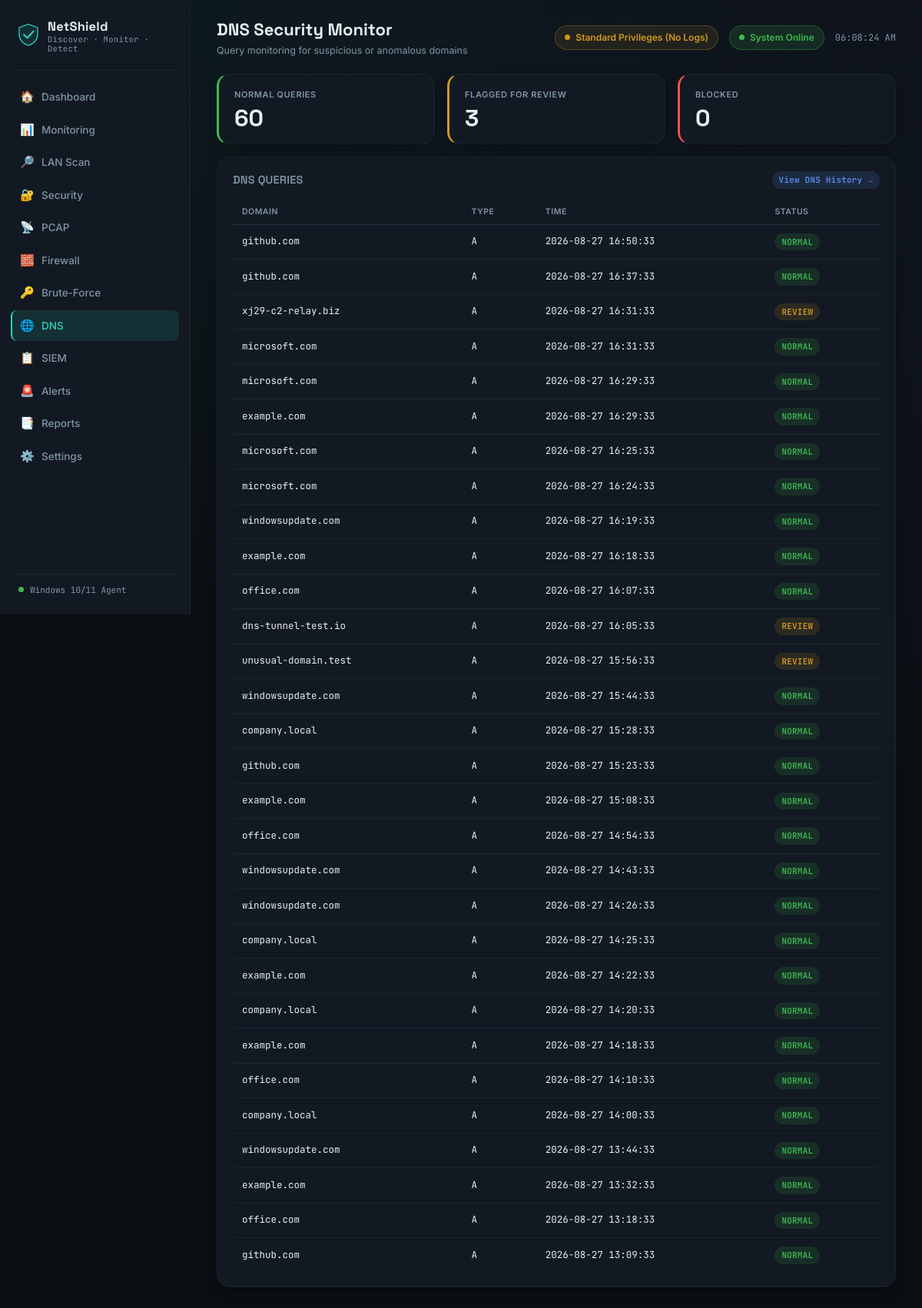
The app's page /dns with its own data.
### tables this page shows
CREATE TABLE dns_queries (
    id          INTEGER PRIMARY KEY AUTOINCREMENT,
    domain      TEXT,
    query_type  TEXT,
    status      TEXT,        -- NORMAL / REVIEW / BLOCKED
    queried_at  TEXT
);

### app.py (the view)
@app.route("/dns")
def dns_page():
    queries = dns_monitor.get_recent_queries()
    counts = dns_monitor.get_counts()
    return render_template("dns.html", active="dns", queries=queries, counts=counts)

### app.py (called while the page is built)
def is_admin():
    try:
        return ctypes.windll.shell32.IsUserAnAdmin() != 0
    except Exception:
        return False

@app.context_processor
def inject_privileges():
    return dict(is_admin=is_admin())

### database/database.py (called while the page is built)
def get_connection():
    conn = sqlite3.connect(DB_PATH)
    conn.row_factory = sqlite3.Row
    conn.execute("PRAGMA foreign_keys = ON")
    return conn

### modules/dns/dns_monitor.py (called while the page is built)
def get_recent_queries(limit=30):
    conn = get_connection()
    rows = conn.execute(
        "SELECT * FROM dns_queries ORDER BY queried_at DESC LIMIT ?", (limit,)
    ).fetchall()
    conn.close()
    return [dict(r) for r in rows]

def get_counts():
    conn = get_connection()
    row = conn.execute(
        "SELECT "
        " COALESCE(SUM(CASE WHEN status='NORMAL' THEN 1 ELSE 0 END), 0) AS normal,"
        " COALESCE(SUM(CASE WHEN status='REVIEW' THEN 1 ELSE 0 END), 0) AS review,"
        " COALESCE(SUM(CASE WHEN status='BLOCKED' THEN 1 ELSE 0 END), 0) AS blocked,"
        " COUNT(*) AS total "
        "FROM dns_queries"
    ).fetchone()
    conn.close()
    return dict(row)

### templates/dns.html (shortened to what this page needs)
{% extends "base.html" %}
{% block page_title %}DNS Security Monitor{% endblock %}
{% block page_sub %}Query monitoring for suspicious or anomalous domains{% endblock %}
{% block content %}
<div class="grid grid-3">
  <div class="card stat-card stat-good">
    <div class="stat-label">Normal Queries</div>
    <div class="stat-value">{{ "{:,}".format(counts.normal) }}</div>
  </div>
  <div class="card stat-card stat-warn">
    <div class="stat-label">Flagged for Review</div>
    <div class="stat-value">{{ "{:,}".format(counts.review) }}</div>
  </div>
  <div class="card stat-card stat-bad">
    <div class="stat-label">Blocked</div>
    <div class="stat-value">{{ "{:,}".format(counts.blocked) }}</div>
  </div>
</div>
<div class="card mt-16">
  <div class="card-header">
    <h2>DNS Queries</h2>
    <a class="badge badge-info" href="#">View DNS History →</a>
  </div>
  <div class="table-wrap">
    <table class="data-table">
      <thead><tr><th>Domain</th><th>Type</th><th>Time</th><th>Status</th></tr></thead>
      <tbody>
        {% for q in queries %}
        <tr>
          <td class="mono">{{ q.domain }}</td>
          <td class="mono">{{ q.query_type }}</td>
          <td class="mono text-muted">{{ q.queried_at }}</td>
          <td>
            {% if q.status == 'NORMAL' %}
              <span class="badge badge-good">NORMAL</span>
            {% elif q.status == 'REVIEW' %}
              <span class="badge badge-warn">REVIEW</span>
            {% else %}
              <span class="badge badge-bad">BLOCKED</span>
            {% endif %}
          </td>
        </tr>
        {% endfor %}
      </tbody>
    </table>
  </div>
</div>
{% endblock %}

### static/css/style.css (style rules this page uses)
:root { --bg: #0B0F14; --surface: #121922; --surface-alt: #182430; --surface-hover: #1C2A37; --border: #21303D; --border-soft: #1A252F; --text: #E7EEF4; --text-muted: #8195A6; --text-faint: #4A5A68; --accent: #2DD4BF; --accent-soft: rgba(45, 212, 191, 0.12); --accent-2: #5B8DEF; --good: #3FB950; --good-soft: rgba(63, 185, 80, 0.14); --warn: #D29922; --warn-soft: rgba(210, 153, 34, 0.14); --danger: #F85149; --danger-soft: rgba(248, 81, 73, 0.14); --critical: #B855F0; --critical-soft: rgba(184, 85, 240, 0.14); --radius-sm: 8px; --radius-md: 12px; --radius-lg: 16px; --font-display: 'Space Grotesk', sans-serif; --font-body: 'Inter', sans-serif; --font-mono: 'JetBrains Mono', monospace; --shadow-card: 0 1px 2px rgba(0,0,0,0.4), 0 8px 24px -12px rgba(0,0,0,0.5); }
* { box-sizing: border-box; }
html, body { height: 100%; }
body { margin: 0; background: var(--bg); background-image: radial-gradient(circle at 15% 0%, rgba(45,212,191,0.06), transparent 40%), radial-gradient(circle at 85% 15%, rgba(91,141,239,0.05), transparent 45%); color: var(--text); font-family: var(--font-body); font-size: 14px; line-height: 1.5; -webkit-font-smoothing: antialiased; }
a { color: inherit; text-decoration: none; }
.grid { display: grid; gap: 16px; }
.grid-3 { grid-template-columns: repeat(3, 1fr); }
.card { background: var(--surface); border: 1px solid var(--border-soft); border-radius: var(--radius-lg); padding: 18px 20px; box-shadow: var(--shadow-card); }
.card-header { display: flex; align-items: center; justify-content: space-between; margin-bottom: 14px; }
.card-header h2 { font-family: var(--font-display); font-size: 14.5px; font-weight: 600; margin: 0; letter-spacing: 0.2px; text-transform: uppercase; color: var(--text-muted); }
.stat-card { position: relative; overflow: hidden; border-left: 3px solid var(--border); }
.stat-card.stat-good { border-left-color: var(--good); }
.stat-card.stat-warn { border-left-color: var(--warn); }
.stat-card.stat-bad { border-left-color: var(--danger); }
.stat-label { font-size: 11px; text-transform: uppercase; letter-spacing: 0.6px; color: var(--text-muted); font-weight: 600; margin-bottom: 8px; }
.stat-value { font-family: var(--font-display); font-size: 30px; font-weight: 700; line-height: 1; display: flex; align-items: baseline; gap: 8px; }
.badge { display: inline-flex; align-items: center; gap: 5px; padding: 3px 9px; border-radius: 999px; font-size: 11px; font-weight: 600; letter-spacing: 0.2px; font-family: var(--font-mono); white-space: nowrap; }
.badge-good { background: var(--good-soft); color: var(--good); }
.badge-warn { background: var(--warn-soft); color: var(--warn); }
.badge-info { background: rgba(91,141,239,0.14); color: var(--accent-2); }
.table-wrap { overflow-x: auto; }
table.data-table { width: 100%; border-collapse: collapse; font-size: 13px; }
.data-table th { text-align: left; font-size: 10.5px; text-transform: uppercase; letter-spacing: 0.5px; color: var(--text-muted); padding: 8px 12px; border-bottom: 1px solid var(--border); font-weight: 600; }
.data-table td { padding: 11px 12px; border-bottom: 1px solid var(--border-soft); color: var(--text); }
.data-table tr:last-child td { border-bottom: none; }
.mono { font-family: var(--font-mono); font-size: 12.5px; color: var(--text); }
.text-muted { color: var(--text-muted); }
.mt-16 { margin-top: 16px; }

### records on screen
dns_queries: domain "github.com", query_type "A", queried_at "2026-08-27 16:50:33", status "NORMAL"
dns_queries: domain "github.com", query_type "A", queried_at "2026-08-27 16:37:33", status "NORMAL"
dns_queries: domain "xj29-c2-relay.biz", query_type "A", queried_at "2026-08-27 16:31:33", status "REVIEW"
dns_queries: domain "microsoft.com", query_type "A", queried_at "2026-08-27 16:31:33", status "NORMAL"
dns_queries: domain "microsoft.com", query_type "A", queried_at "2026-08-27 16:29:33", status "NORMAL"
dns_queries: domain "example.com", query_type "A", queried_at "2026-08-27 16:29:33", status "NORMAL"
dns_queries: domain "microsoft.com", query_type "A", queried_at "2026-08-27 16:25:33", status "NORMAL"
dns_queries: domain "microsoft.com", query_type "A", queried_at "2026-08-27 16:24:33", status "NORMAL"
dns_queries: domain "windowsupdate.com", query_type "A", queried_at "2026-08-27 16:19:33", status "NORMAL"
dns_queries: domain "example.com", query_type "A", queried_at "2026-08-27 16:18:33", status "NORMAL"
dns_queries: domain "office.com", query_type "A", queried_at "2026-08-27 16:07:33", status "NORMAL"
dns_queries: domain "dns-tunnel-test.io", query_type "A", queried_at "2026-08-27 16:05:33", status "REVIEW"
dns_queries: domain "unusual-domain.test", query_type "A", queried_at "2026-08-27 15:56:33", status "REVIEW"
dns_queries: domain "windowsupdate.com", query_type "A", queried_at "2026-08-27 15:44:33", status "NORMAL"
dns_queries: domain "company.local", query_type "A", queried_at "2026-08-27 15:28:33", status "NORMAL"
dns_queries: domain "github.com", query_type "A", queried_at "2026-08-27 15:23:33", status "NORMAL"
dns_queries: domain "example.com", query_type "A", queried_at "2026-08-27 15:08:33", status "NORMAL"
dns_queries: domain "office.com", query_type "A", queried_at "2026-08-27 14:54:33", status "NORMAL"
dns_queries: domain "windowsupdate.com", query_type "A", queried_at "2026-08-27 14:43:33", status "NORMAL"
dns_queries: domain "windowsupdate.com", query_type "A", queried_at "2026-08-27 14:26:33", status "NORMAL"
dns_queries: domain "company.local", query_type "A", queried_at "2026-08-27 14:25:33", status "NORMAL"
dns_queries: domain "example.com", query_type "A", queried_at "2026-08-27 14:22:33", status "NORMAL"
dns_queries: domain "company.local", query_type "A", queried_at "2026-08-27 14:20:33", status "NORMAL"
dns_queries: domain "example.com", query_type "A", queried_at "2026-08-27 14:18:33", status "NORMAL"
dns_queries: domain "office.com", query_type "A", queried_at "2026-08-27 14:10:33", status "NORMAL"
dns_queries: domain "company.local", query_type "A", queried_at "2026-08-27 14:00:33", status "NORMAL"
dns_queries: domain "windowsupdate.com", query_type "A", queried_at "2026-08-27 13:44:33", status "NORMAL"
dns_queries: domain "example.com", query_type "A", queried_at "2026-08-27 13:32:33", status "NORMAL"
dns_queries: domain "office.com", query_type "A", queried_at "2026-08-27 13:18:33", status "NORMAL"
dns_queries: domain "github.com", query_type "A", queried_at "2026-08-27 13:09:33", status "NORMAL"

### other values on screen
{{ "{:,}".format(counts.normal) }} "60"
{{ "{:,}".format(counts.review) }} "3"
{{ "{:,}".format(counts.blocked) }} "0"
